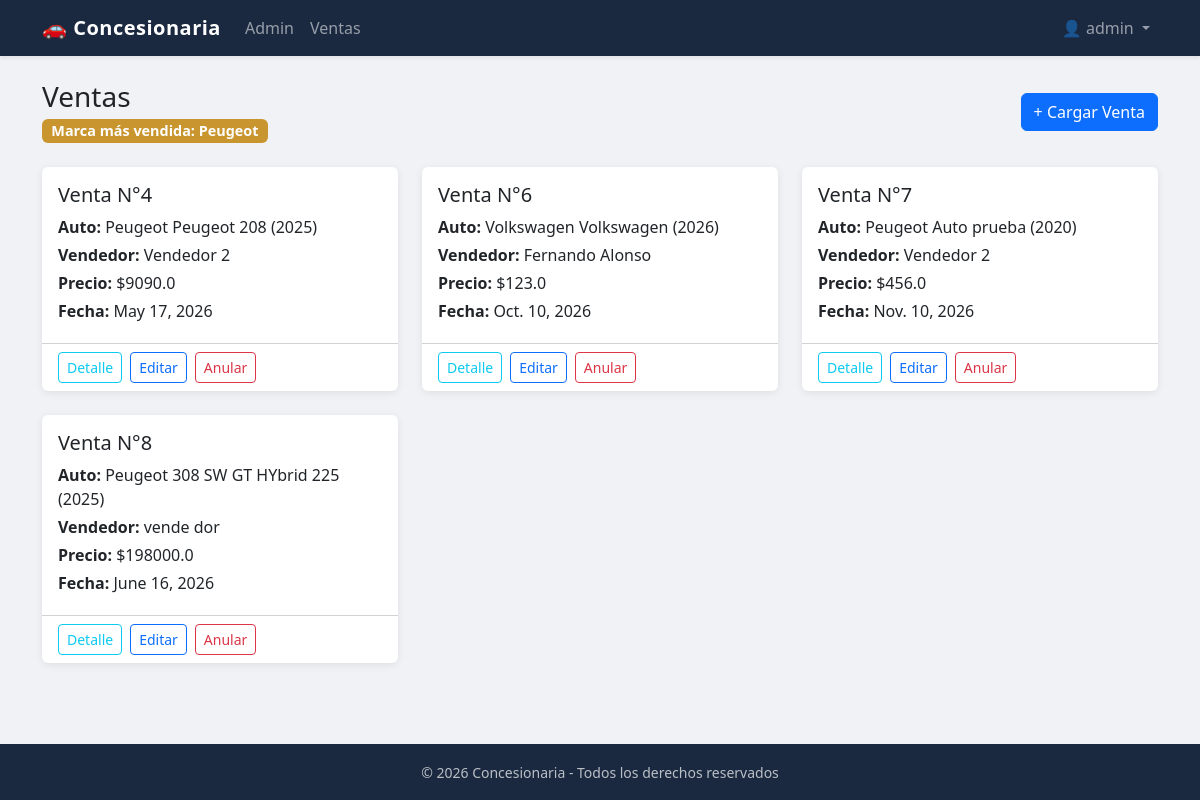
/ventas/ (signed in), run on an earlier commit of the app's database.
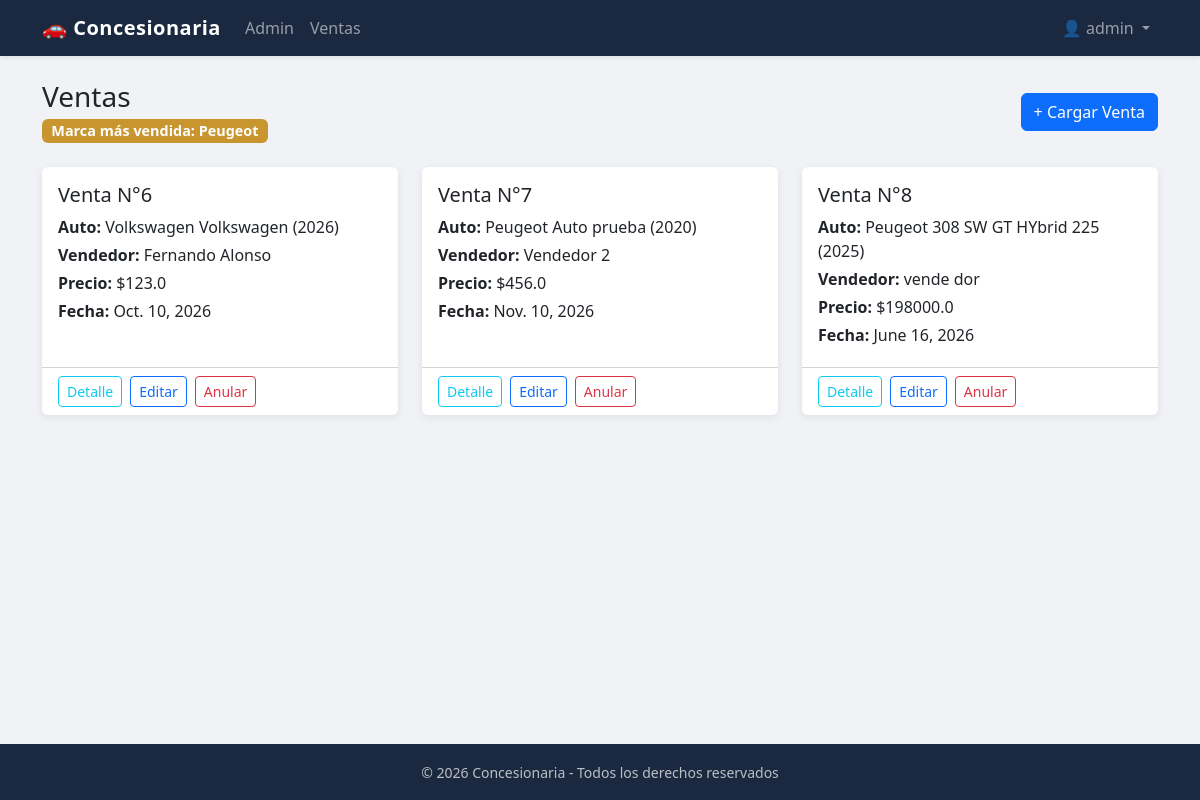
And on a later commit of the database.
### ventas/models.py (models this page shows)
class Venta(models.Model):
    auto = models.ForeignKey(
        Auto,
        on_delete=models.CASCADE,
        verbose_name='el auto a vender',
    )
    vendedor = models.ForeignKey(
        Vendedor,
        on_delete=models.CASCADE,
        verbose_name='responsable de la venta',
    )
    cliente = models.ForeignKey(
        Cliente,
        on_delete=models.CASCADE,
    )
    metodoPago = models.ForeignKey(
        MetodoPago,
        on_delete=models.CASCADE,
        verbose_name='metodo de pago',
    )
    precio = models.FloatField('precio del auto',)
    fecha = models.DateField('fecha de la venta',)
    activo = models.BooleanField(default=True,)
    def __str__(self):
        return f'Venta N°{self.pk}'

### autos/models.py (models this page shows)
class Auto(models.Model):
    marca = models.ForeignKey(Marca, on_delete=models.CASCADE)
    combustible = models.ForeignKey(TipoCombustible, on_delete=models.CASCADE)
    transmision = models.ForeignKey(TipoTransmision, on_delete=models.CASCADE)
    direccion = models.ForeignKey(TipoDireccion, on_delete=models.CASCADE)
    color = models.ForeignKey(Color, on_delete=models.CASCADE)
    nombre = models.CharField(max_length=100)
    turbo = models.BooleanField(default=False)
    anio = models.IntegerField()
    nuevo = models.BooleanField(default=True)
    kilometros = models.IntegerField(default=0)
    patente = models.CharField(max_length=20, null=True, blank=True)
    puertas = models.IntegerField(default=4)
    marchas = models.IntegerField(default=5)
    foto = models.ImageField(upload_to='autos/', null=True, blank=True)
    activo = models.BooleanField(default=True)
    def __str__(self):
        return f"{self.marca} {self.nombre} ({self.anio})"
    class Meta:
        ordering = ['-id']

class Marca(models.Model):
    nombre = models.CharField(max_length=100)
    def __str__(self):
        return self.nombre

### usuarios/models.py (models this page shows)
class Vendedor(models.Model):
    persona = models.OneToOneField(
        settings.AUTH_USER_MODEL,
        on_delete=models.CASCADE
    )
    salario = models.DecimalField(max_digits=10, decimal_places=2, null=True, blank=True)
    def __str__(self):
        return f"{self.persona}"
    class Meta:
        verbose_name = 'vendedor'
        verbose_name_plural = 'vendedores'

class Persona(AbstractUser):
    telefono = models.CharField(max_length=20, blank=True)
    def __str__(self):
        return f"{self.first_name} {self.last_name}"
    class Meta:
        verbose_name = 'persona'
        verbose_name_plural = 'personas'

### ventas/views.py (the view)
# urls.py: path('', views.getVentas, name='ventas'),
@login_required
@permission_required('ventas.view_venta')
def getVentas(request):
    ventas = Venta.objects.filter(activo=True)
    return render(request, 'ventas/index.html', {'ventas': ventas})

### EFI/context_processors.py (called while the page is built)
def date_context(request):
    date = datetime.now().date()
    return {'fecha': date}

def marca_popular_context(request):
    ventas = cache.get('ventas_marcas')
    lista_marcas = []
    if ventas is None:
        ventas = Venta.objects.filter(activo=True)
        cache.set('ventas_marcas', ventas, 60*15) # Busca marca mas popular cada 15 mins
        print('Nueva cache')
    for venta in ventas:
        lista_marcas.append(venta.auto.marca.nombre)
    if len(lista_marcas) == 0:
        return {'marca_popular': 'Ninguna'}
    marca_popular = Counter(lista_marcas).most_common()[0][0]
    return {'marca_popular': marca_popular}

### ventas/templates/ventas/index.html
{% extends 'autos/base.html' %}
{% block body %}
<div class="d-flex justify-content-between align-items-center mb-4">
    <div>
        <h1 class="h3 mb-1">Ventas</h1>
        <span class="badge badge-marca">Marca más vendida: {{ marca_popular }}</span>
    </div>
    {% if perms.ventas.add_venta %}
    <a href="{% url 'cargar_venta' %}" class="btn btn-primary">+ Cargar Venta</a>
    {% endif %}
</div>
<div class="row g-4">
    {% for venta in ventas %}
    <div class="col-sm-6 col-lg-4">
        <div class="card h-100">
            <div class="card-body">
                <h5 class="card-title">{{ venta }}</h5>
                <p class="card-text mb-1"><strong>Auto:</strong> {{ venta.auto }}</p>
                <p class="card-text mb-1"><strong>Vendedor:</strong> {{ venta.vendedor }}</p>
                <p class="card-text mb-1"><strong>Precio:</strong> ${{ venta.precio }}</p>
                <p class="card-text mb-1"><strong>Fecha:</strong> {{ venta.fecha }}</p>
            </div>
            <div class="card-footer bg-transparent d-flex gap-2 flex-wrap">
                <a href="{% url 'detalle_venta' venta.id %}" class="btn btn-outline-info btn-sm">Detalle</a>
                {% if perms.ventas.change_venta %}
                <a href="{% url 'editar_venta' venta.id %}" class="btn btn-outline-primary btn-sm">Editar</a>
                {% endif %}
                {% if perms.ventas.delete_venta %}
                <a href="{% url 'anular_venta' venta.id %}" class="btn btn-outline-danger btn-sm">Anular</a>
                {% endif %}
            </div>
        </div>
    </div>
    {% empty %}
    <div class="col-12">
        <div class="alert alert-info text-center">No hay ventas registradas.</div>
    </div>
    {% endfor %}
</div>
{% endblock %}

What changed in the data, as far as the page shows it:
no longer on this page (row edited): Venta: id "Venta N°4", auto "Peugeot Peugeot 208 (2025)", vendedor "Vendedor 2", precio "9090.0", fecha "May 17, 2026"
